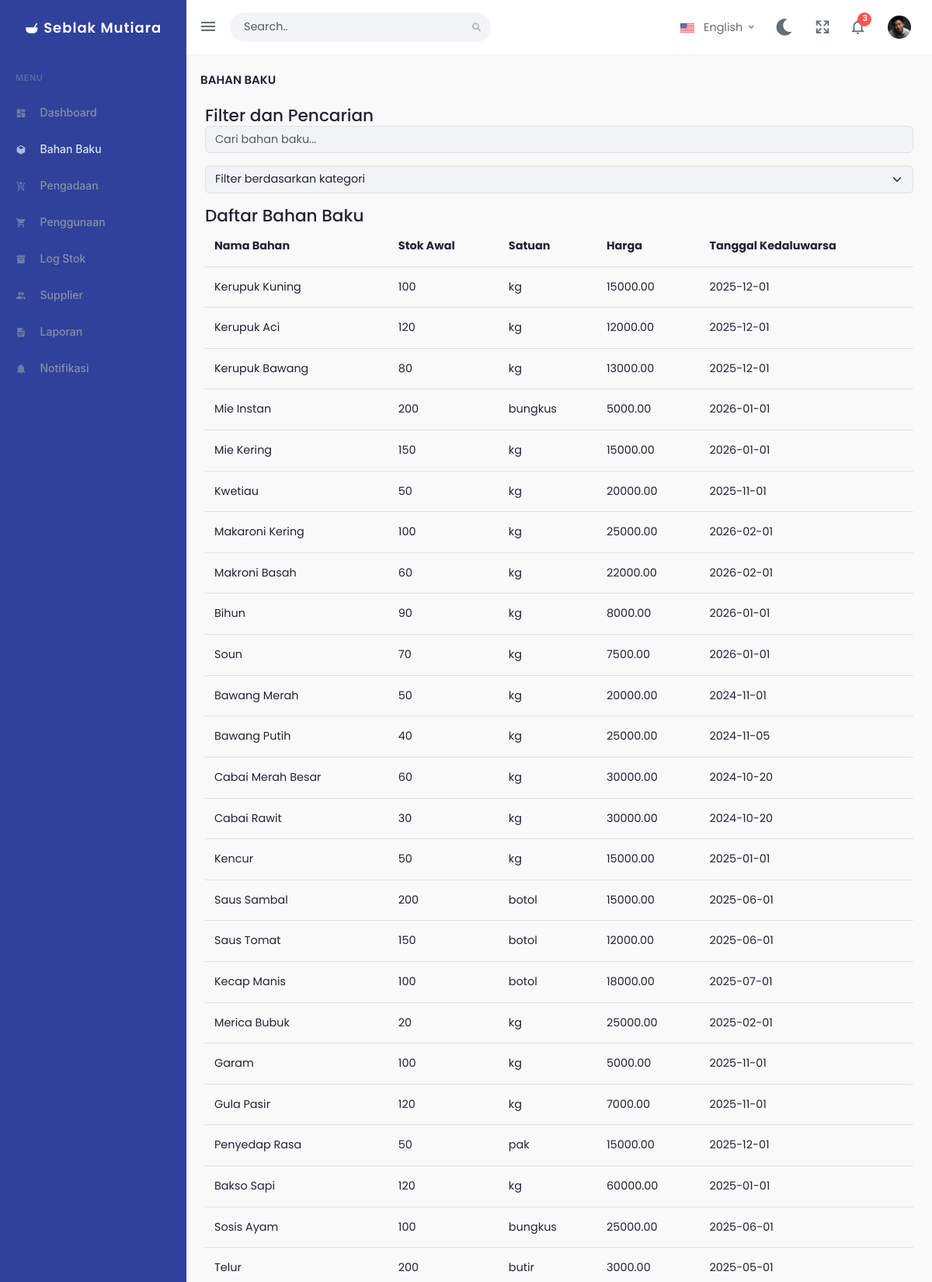
The page /bahan-baku.php (upper part) on the database its author committed.
### tables this page shows
CREATE TABLE `bahan_baku` (
  `id` int(11) NOT NULL,
  `nama_bahan` varchar(255) DEFAULT NULL,
  `kategori_id` int(11) DEFAULT NULL,
  `stok` int(11) DEFAULT NULL,
  `satuan` varchar(50) DEFAULT NULL,
  `harga` decimal(10,2) DEFAULT NULL,
  `tanggal_kadaluarsa` date DEFAULT NULL
);

### bahan-baku.php (the view, shortened to what this page needs)
<?php
include 'koneksi.php';
$bahanBaku = [];
$queryBahan = "SELECT * FROM bahan_baku";
$resultBahan = mysqli_query($koneksi, $queryBahan);
while ($row = mysqli_fetch_assoc($resultBahan)) {
    $bahanBaku[] = $row;
}
?>
<!doctype html>
<html lang="en">
<head>
    <link rel="stylesheet" href="assets/libs/morris.js/morris.css" type="text/css" />
    <link href="assets/css/bootstrap.min.css" id="bootstrap-style" rel="stylesheet" type="text/css" />
    <link href="assets/css/icons.min.css" rel="stylesheet" type="text/css" />
    <link href="assets/css/app.min.css" id="app-style" rel="stylesheet" type="text/css" />
    <link rel="stylesheet" href="assets/libs/c3/c3.min.css">
</head>
<body data-sidebar="dark">
<div id="layout-wrapper">
    <header id="page-topbar">
        <div class="navbar-header">
            <div class="d-flex">
                <div class="navbar-brand-box">
                    <a href="index.html" class="logo">
                        <span class="logo-light  fs-5 fw-semibold ">
                            <i class="mdi mdi-bowl"></i> Seblak Mutiara
                        </span>
                    </a>
                </div>
                <button type="button" class="btn btn-sm px-3 font-size-24 header-item waves-effect" id="vertical-menu-btn">
                    <i class="mdi mdi-menu"></i>
                </button>
                <form role="search" class="app-search">
                    <div class="form-group mb-0 position-relative">
                        <input type="text" class="form-control" placeholder="Search..">
                        <span><i class="fa fa-search"></i></span>
                    </div>
                </form>
            </div>
            <div class="d-flex">
                <div class="dropdown d-none d-sm-inline-block">
                    <button type="button" class="btn header-item waves-effect" data-bs-toggle="dropdown" aria-haspopup="true" aria-expanded="false">
                        <img src="assets/images/flags/us_flag.jpg" class="me-2" height="12" alt="Header Language"> English <span class="mdi mdi-chevron-down"></span>
                    </button>
                </div>
                <button type="button" class="btn header-item fs-4 rounded-end-0" id="light-dark-mode">
                    <i class="fas fa-moon align-middle"></i>
                </button>
                <div class="dropdown d-none d-lg-inline-block ms-1">
                    <button type="button" class="btn header-item noti-icon waves-effect" data-toggle="fullscreen">
                        <i class="mdi mdi-arrow-expand-all noti-icon"></i>
                    </button>
                </div>
                <div class="dropdown d-inline-block">
                    <button type="button" class="btn header-item noti-icon waves-effect" id="page-header-notifications-dropdown" data-bs-toggle="dropdown" aria-expanded="false">
                        <i class="mdi mdi-bell-outline noti-icon"></i>
                        <span class="badge rounded-pill text-bg-danger noti-dot">3</span>
                    </button>
                </div>
                <div class="dropdown notification-list d-inline-block user-dropdown">
                    <button type="button" class="btn header-item waves-effect" id="page-header-user-dropdown" data-bs-toggle="dropdown" aria-haspopup="true" aria-expanded="false">
                        <img class="rounded-circle header-profile-user" src="assets/images/users/user-4.jpg" alt="Header Avatar">
                    </button>
                </div>
            </div>
        </div>
    </header>
    <div class="vertical-menu">
        <div data-simplebar class="h-100">
            <div id="sidebar-menu">
                <ul class="metismenu list-unstyled" id="side-menu">
                    <li class="menu-title">Menu</li>
                    <li>
                        <a href="index.php" class="waves-effect">
                            <i class="mdi mdi-view-dashboard"></i><span> Dashboard </span>
                        </a>
                    </li>
                    <li>
                        <a href="bahan-baku.php" class="waves-effect">
                            <i class="mdi mdi-cube"></i><span> Bahan Baku </span>
                        </a>
                    </li>
                    <li>
                        <a href="pengadaan.php" class="waves-effect">
                            <i class="mdi mdi-cart-plus"></i><span> Pengadaan </span>
                        </a>
                    </li>
                    <li>
                        <a href="penggunaan.html" class="waves-effect">
                            <i class="mdi mdi-cart"></i><span> Penggunaan </span>
                        </a>
                    </li>
                    <li>
                        <a href="log-stok.html" class="waves-effect">
                            <i class="mdi mdi-archive"></i><span> Log Stok </span>
                        </a>
                    </li>
                    <li>
                        <a href="supplier.html" class="waves-effect">
                            <i class="mdi mdi-account-multiple"></i><span> Supplier </span>
                        </a>
                    </li>
                    <li>
                        <a href="laporan.html" class="waves-effect">
                            <i class="mdi mdi-file-document"></i><span> Laporan </span>
                        </a>
                    </li>
                    <li>
                        <a href="javascript:void(0);" class="waves-effect">
                            <i class="mdi mdi-bell"></i><span> Notifikasi </span>
                        </a>
                    </li>
                </ul>
            </div>
        </div>
    </div>
    <div class="main-content">
        <div class="page-content">
            <div class="container-fluid">
                <div class="row">
                    <div class="col-12">
                        <div class="page-title-box d-sm-flex align-items-center justify-content-between">
                            <h4 class="mb-sm-0">Bahan Baku</h4>
                        </div>
                    </div>
                </div>
                <div class="container-fluid">
                    <h4 class="mb-sm-0">Filter dan Pencarian</h4>
                    <input type="text" class="form-control mb-3" id="searchBahan" placeholder="Cari bahan baku..." onkeyup="updateTable()">
                    <select class="form-select mb-3" id="filterKategori" onchange="updateTable()">
                        <option value="">Filter berdasarkan kategori</option>
                    </select>
                </div>
                <div class="container-fluid">
                    <h4 class="mb-sm-0">Daftar Bahan Baku</h4>
                    <table class="table" id="bahanBakuTable">
                        <thead>
                            <tr>
                                <th>Nama Bahan</th>
                                <th>Stok Awal</th>
                                <th>Satuan</th>
                                <th>Harga</th>
                                <th>Tanggal Kedaluwarsa</th>
                            </tr>
                        </thead>
                        <tbody>
                            <?php foreach ($bahanBaku as $bahan): ?>
                                <tr class="bahan-row" data-kategori="<?php echo $bahan['kategori_id']; ?>" data-id="<?php echo $bahan['id']; ?>">
                                    <td><?php echo $bahan['nama_bahan']; ?></td>
                                    <td><?php echo $bahan['stok']; ?></td>
                                    <td><?php echo $bahan['satuan']; ?></td>
                                    <td><?php echo $bahan['harga']; ?></td>
                                    <td><?php echo $bahan['tanggal_kadaluarsa']; ?></td>
                                </tr>
                            <?php endforeach; ?>
                        </tbody>
                    </table>
                </div>
            </div>
        </div>
    </div>
</div>
</body>
</html>
</html>

### rows shown on the page
bahan_baku: nama_bahan "Kerupuk Kuning", stok "100", satuan "kg", harga "15000.00", tanggal_kadaluarsa "2025-12-01"
bahan_baku: nama_bahan "Kerupuk Aci", stok "120", satuan "kg", harga "12000.00", tanggal_kadaluarsa "2025-12-01"
bahan_baku: nama_bahan "Kerupuk Bawang", stok "80", satuan "kg", harga "13000.00", tanggal_kadaluarsa "2025-12-01"
bahan_baku: nama_bahan "Mie Instan", stok "200", satuan "bungkus", harga "5000.00", tanggal_kadaluarsa "2026-01-01"
bahan_baku: nama_bahan "Mie Kering", stok "150", satuan "kg", harga "15000.00", tanggal_kadaluarsa "2026-01-01"
bahan_baku: nama_bahan "Kwetiau", stok "50", satuan "kg", harga "20000.00", tanggal_kadaluarsa "2025-11-01"
bahan_baku: nama_bahan "Makaroni Kering", stok "100", satuan "kg", harga "25000.00", tanggal_kadaluarsa "2026-02-01"
bahan_baku: nama_bahan "Makroni Basah", stok "60", satuan "kg", harga "22000.00", tanggal_kadaluarsa "2026-02-01"
bahan_baku: nama_bahan "Bihun", stok "90", satuan "kg", harga "8000.00", tanggal_kadaluarsa "2026-01-01"
bahan_baku: nama_bahan "Soun", stok "70", satuan "kg", harga "7500.00", tanggal_kadaluarsa "2026-01-01"
bahan_baku: nama_bahan "Bawang Merah", stok "50", satuan "kg", harga "20000.00", tanggal_kadaluarsa "2024-11-01"
bahan_baku: nama_bahan "Bawang Putih", stok "40", satuan "kg", harga "25000.00", tanggal_kadaluarsa "2024-11-05"
bahan_baku: nama_bahan "Cabai Merah Besar", stok "60", satuan "kg", harga "30000.00", tanggal_kadaluarsa "2024-10-20"
bahan_baku: nama_bahan "Cabai Rawit", stok "30", satuan "kg", harga "30000.00", tanggal_kadaluarsa "2024-10-20"
bahan_baku: nama_bahan "Kencur", stok "50", satuan "kg", harga "15000.00", tanggal_kadaluarsa "2025-01-01"
bahan_baku: nama_bahan "Saus Sambal", stok "200", satuan "botol", harga "15000.00", tanggal_kadaluarsa "2025-06-01"
bahan_baku: nama_bahan "Saus Tomat", stok "150", satuan "botol", harga "12000.00", tanggal_kadaluarsa "2025-06-01"
bahan_baku: nama_bahan "Kecap Manis", stok "100", satuan "botol", harga "18000.00", tanggal_kadaluarsa "2025-07-01"
bahan_baku: nama_bahan "Merica Bubuk", stok "20", satuan "kg", harga "25000.00", tanggal_kadaluarsa "2025-02-01"
bahan_baku: nama_bahan "Garam", stok "100", satuan "kg", harga "5000.00", tanggal_kadaluarsa "2025-11-01"
bahan_baku: nama_bahan "Gula Pasir", stok "120", satuan "kg", harga "7000.00", tanggal_kadaluarsa "2025-11-01"
bahan_baku: nama_bahan "Penyedap Rasa", stok "50", satuan "pak", harga "15000.00", tanggal_kadaluarsa "2025-12-01"
bahan_baku: nama_bahan "Bakso Sapi", stok "120", satuan "kg", harga "60000.00", tanggal_kadaluarsa "2025-01-01"
bahan_baku: nama_bahan "Sosis Ayam", stok "100", satuan "bungkus", harga "25000.00", tanggal_kadaluarsa "2025-06-01"
bahan_baku: nama_bahan "Telur", stok "200", satuan "butir", harga "3000.00", tanggal_kadaluarsa "2025-05-01"
